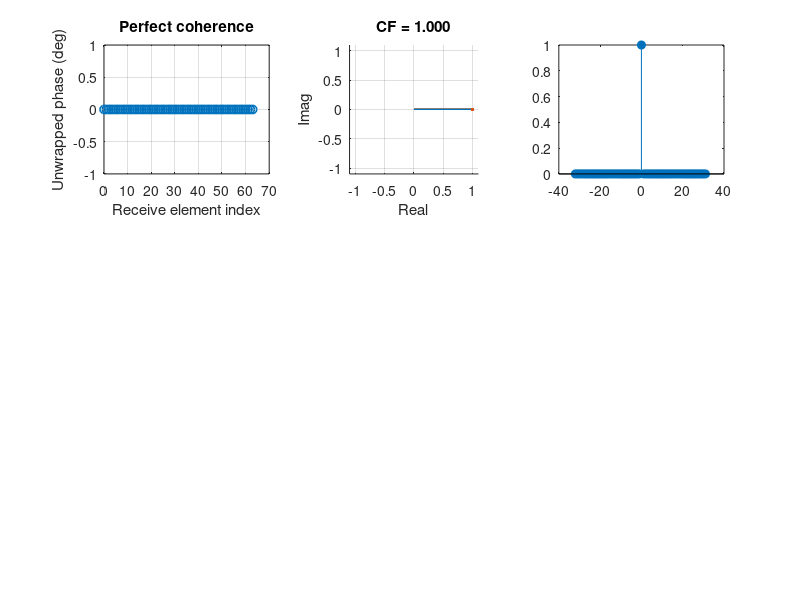

Reproduce this figure in MATLAB. (Note: this script raises an error after producing the figure.)
%% demo_cf_failure_and_gcf_motivation.m
% Chapter 2 - Why ordinary CF can be too strict, and why GCF was proposed.
%
% This is a synthetic receive-aperture experiment.
%
% We compare several delay-aligned complex aperture vectors:
%
%   A) perfect coherence
%   B) smooth phase ramp (deterministic, not random)
%   C) random phase
%
% Ordinary CF mainly rewards energy exactly at aperture-FFT DC.
% A smooth phase ramp can shift most energy from DC into a nearby
% low-spatial-frequency bin. CF then drops sharply even though the aperture
% pattern still has strong low-order structure.
%
% GCF generalizes the idea by integrating a small low-frequency band around
% DC instead of only the DC bin.
%
% Teaching definition used here:
%
%   GCF(K) =
%       energy in FFT bins [-K, ..., 0, ..., +K]
%       ------------------------------------------------
%       total aperture-spectrum energy
%
% Therefore:
%
%   K = 0  -> exactly CF
%
% This script is a concept demo only. Later Chapter 2 code will map the
% teaching K convention explicitly to USTB / literature parameter naming.

clear;
clc;
close all;

M = 64;
m = 0:M-1;

rng(2);

cases = cell(3,1);
names = cell(3,1);

% A. Perfectly coherent.
cases{1} = ones(1,M);
names{1} = 'Perfect coherence';

% B. Deterministic smooth phase ramp.
% Exactly one aperture-FFT bin of phase progression across M channels.
cases{2} = exp(1j*2*pi*m/M);
names{2} = 'Smooth 1-bin phase ramp';

% C. Random phase.
cases{3} = exp(1j*2*pi*rand(1,M));
names{3} = 'Random phase';

K_values = [0 1 2 4];

fprintf('============================================================\n');
fprintf(' CF LIMITATION AND GCF MOTIVATION\n');
fprintf('============================================================\n');

figure('Color','w','Position',[50 50 1500 900]);

for k = 1:numel(cases)

    s = cases{k};

    X = fftshift(fft(s));
    power_spec = abs(X).^2;
    total_power = sum(power_spec);

    bins = (-floor(M/2)):(ceil(M/2)-1);

    CF = abs(sum(s)).^2 / ...
        (M*sum(abs(s).^2)+eps);

    GCF = zeros(size(K_values));

    for q = 1:numel(K_values)

        K = K_values(q);

        low_mask = abs(bins) <= K;

        GCF(q) = ...
            sum(power_spec(low_mask)) / ...
            (total_power+eps);
    end

    fprintf('\n%s\n',names{k});
    fprintf('  CF          : %.6f\n',CF);

    for q = 1:numel(K_values)
        fprintf('  GCF K=%d     : %.6f\n', ...
            K_values(q),GCF(q));
    end

    % Phase across aperture
    subplot(3,3,(k-1)*3+1);

    plot(m,unwrap(angle(s))*180/pi,'o-','LineWidth',1.2);

    xlabel('Receive element index');
    ylabel('Unwrapped phase (deg)');
    title(names{k});
    grid on;

    % Complex phasors
    subplot(3,3,(k-1)*3+2);
    hold on;

    for ch = 1:M

        plot( ...
            [0 real(s(ch))], ...
            [0 imag(s(ch))], ...
            '-');

        plot( ...
            real(s(ch)), ...
            imag(s(ch)), ...
            '.', ...
            'MarkerSize',8);
    end

    axis equal;
    xlim([-1.1 1.1]);
    ylim([-1.1 1.1]);

    xlabel('Real');
    ylabel('Imag');
    title(sprintf('CF = %.3f',CF));
    grid on;

    % Aperture spectrum
    subplot(3,3,(k-1)*3+3);

    stem( ...
        bins, ...
        power_spec/(total_power+eps), ...
        'filled');

    hold on;
    xline(-1,':');
    xline(1,':');

    xlabel('Aperture FFT bin');
    ylabel('Normalized spectral energy');
    title(sprintf( ...
        'GCF K=1 = %.3f',GCF(K_values==1)));

    xlim([-10 10]);
    grid on;
end

sgtitle({ ...
    'Why GCF generalizes ordinary CF', ...
    'CF only rewards DC; GCF can include neighboring low spatial frequencies'});

%% ------------------------------------------------------------------------
% 4. Plot CF / GCF values directly
% -------------------------------------------------------------------------
values = zeros(numel(cases),numel(K_values));

for k = 1:numel(cases)

    s = cases{k};

    X = fftshift(fft(s));
    power_spec = abs(X).^2;
    total_power = sum(power_spec);

    bins = (-floor(M/2)):(ceil(M/2)-1);

    for q = 1:numel(K_values)

        low_mask = abs(bins) <= K_values(q);

        values(k,q) = ...
            sum(power_spec(low_mask)) / ...
            (total_power+eps);
    end
end

figure('Color','w','Position',[150 150 900 520]);

for k = 1:numel(cases)
    plot( ...
        K_values, ...
        values(k,:), ...
        'o-', ...
        'LineWidth',1.5);
    hold on;
end

xlabel('Low-frequency half-width K');
ylabel('Coherence weight');
title('CF is the K=0 special case of the teaching GCF definition');
legend(names,'Location','best');
ylim([0 1.05]);
grid on;

fprintf('\nInterpretation:\n');
fprintf(['  Perfect coherence stays near 1 even for K=0 because its spectrum\n' ...
         '  is concentrated exactly at DC.\n']);
fprintf(['  A smooth phase ramp can have CF near 0 because its spectral peak\n' ...
         '  moved from DC to a neighboring low-frequency bin.\n']);
fprintf(['  GCF with a small K can recognize that low-order structure.\n']);
fprintf(['  Increasing K too far is not automatically better: eventually more\n' ...
         '  incoherent / high-frequency energy is also admitted.\n']);
